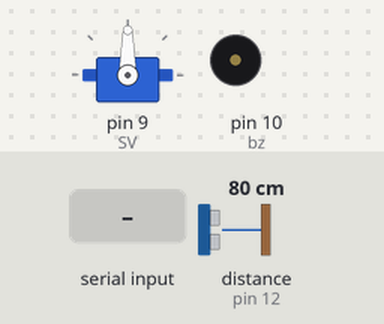
A sketch run on a simulated Arduino Uno, built with avr-gcc and run on an emulated ATmega328P. On the bench: servo, buzzer (waves = sounding). Wiring (inferred from the names in the program): ultrasonic range finder: trigger pin 11; echo pin 12. The inputs (shaded band) are chosen by the test bench; at power-on: distance to the obstacle (sensor on pin 12) 80 cm. The echo pulse lasts 58.3 µs per cm.

Above: at 1.2 s.
1.3 s: distance to the obstacle (sensor on pin 12) set to 6 cm
2.8 s: distance to the obstacle (sensor on pin 12) set to 3 cm
At 3.4 s:
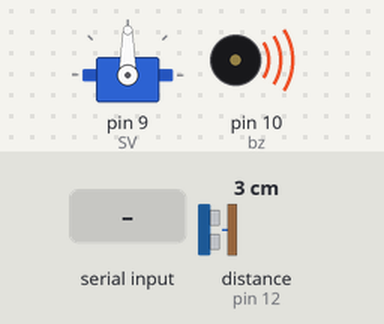
5.8 s: "3\n" received over Serial
At 8.1 s:
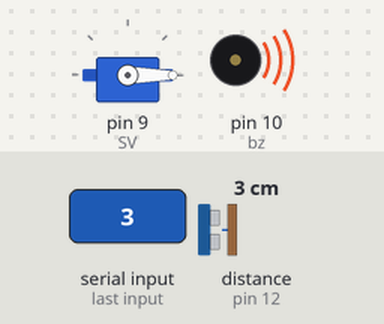
At 8.7 s:
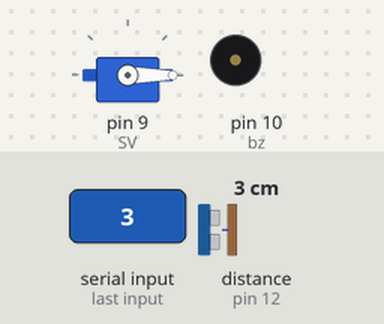
Timing chart, 0 to 14.8 s (numbered marks = the images above; inputs shaded):
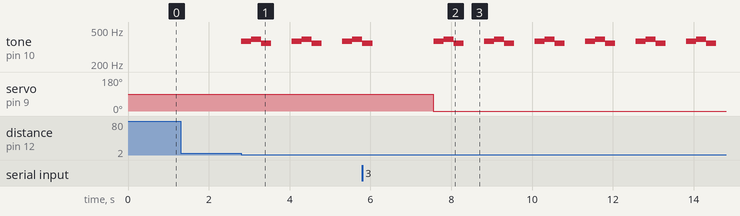

Measured:
- the behaviour switches between 5 and 4 cm on distance to the obstacle (sensor on pin 12) (found by bisection; images 0 and 1)
- after the input at 1.3 s, every drawn part: stays the same
- after the input at 2.8 s, tone on pin 10 (bz): silent → 370 Hz at once, then repeats every 1.3 s: 392 Hz 0.25 s, 349 Hz 0.25 s, silent 0.50 s, 370 Hz 0.25 s
- after the input at 5.8 s, servo on pin 9 (SV): 90° → 0° after 1.8 s

The sketch:

testCar.ino
```cpp
#include <Servo.h>
const int DCA1 = 3;
const int DCA2 = 4;
const int DCB1 = 5;
const int DCB2 = 6;
const int SV = 9;
const int bz = 10;
const int tri = 11;
const int echo = 12;

String strData;
char chrData;
int intData;

int fData;
int SData;
int tData;

String strCarGear;
String strCarDirection;
String strCarSpeed;
String zero = "0";

int iCarGear;
int iCarDirection;
int iCarSpeed;

//int tones[] = {261, 277, 294, 311, 330, 349, 370, 392};
int tones[] = {370, 392,349};
int numTones = 3;
Servo servo;

void setup() {
  // put your setup code here, to run once:

  Serial.begin(115200);

  servo.attach(SV);
  servo.write(90);

  pinMode(tri,OUTPUT);
  pinMode(echo,INPUT);
  pinMode(DCA1,OUTPUT);
  pinMode(DCA2,OUTPUT);
  pinMode(DCB1,OUTPUT);
  pinMode(DCB2,OUTPUT);


}

void loop() {
  // put your main code here, to run repeatedly:

  ReadData();
  MotorOperation(iCarGear,iCarDirection,iCarSpeed);
  distCheck();

}

void ReadData()
{

  if(Serial.available()>0)
  {
    strData = Serial.readStringUntil('/n');
    strData.trim();
    //strData = Serial.readString();
    //Serial.print(strData);

    fData = strData.indexOf(',');
    SData = strData.indexOf(',',fData+1);
    tData = strData.indexOf(',',SData+1);

    strCarGear = strData.substring(0,fData);
    strCarDirection = strData.substring(fData+1,SData);
    strCarSpeed = strData.substring(SData+1,tData);

    iCarGear = strCarGear.toInt();
    iCarDirection = strCarDirection.toInt();
    iCarSpeed = strCarSpeed.toInt();

    //Serial.println(strCarGear+','+strCarDirection+','+strCarSpeed);

  }
  else
  {
    iCarGear = 0;
    iCarDirection = 0;
    iCarSpeed = 0;
  }

}

void MotorOperation(int gear, int dir, int sp)
{


  switch(gear)
  {
    case 1: //후진
      if(dir == 3) //좌
      {
        servo.write(0);
        delay(10);
        digitalWrite(DCA1, 0);
        digitalWrite(DCA2, sp);
        digitalWrite(DCB1, 0);
        digitalWrite(DCB2, 0);
        //servo.write(90);
        //delay(10);
      }
      else if(dir == 4) //우
      {
        servo.write(180);
        delay(10);
        digitalWrite(DCA1, 0);
        digitalWrite(DCA2, 0);
        digitalWrite(DCB1, 0);
        digitalWrite(DCB2, sp);
        //servo.write(90);
        //delay(10);
      }
      else
      {
        servo.write(90);
        delay(10);
        digitalWrite(DCA1, 0);
        digitalWrite(DCA2, sp);
        digitalWrite(DCB1, 0);
        digitalWrite(DCB2, sp);
      }

    break;

    case 2: //중립
      servo.write(90);
      delay(20);
      digitalWrite(DCA1, 0);
      digitalWrite(DCA2, 0);
      digitalWrite(DCB1, 0);
      digitalWrite(DCB2, 0);
    break;

    case 3: //전진
      if(dir == 3) //좌
      {
        servo.write(0);
        delay(10);
        digitalWrite(DCA1, sp);
        digitalWrite(DCA2, 0);
        digitalWrite(DCB1, 0);
        digitalWrite(DCB2, 0);
        //servo.write(90);
        //delay(20);
      }
      else if(dir == 4) //우
      {
        servo.write(180);
        delay(20);
        digitalWrite(DCA1, 0);
        digitalWrite(DCA2, 0);
        digitalWrite(DCB1, sp);
        digitalWrite(DCB2, 0);
        //servo.write(90);
        //delay(20);
      }
      else
      {
        servo.write(90);
        delay(20);
        digitalWrite(DCA1, sp);
        digitalWrite(DCA2, 0);
        digitalWrite(DCB1, sp);
        digitalWrite(DCB2, 0);
      }
    break;

    default:
    break;
  }
}

void distCheck()
{
  digitalWrite(tri, 0);
  delayMicroseconds(20);
  digitalWrite(tri, 1);
  delayMicroseconds(10);
  digitalWrite(tri, 0);

  double duration = pulseIn(echo, HIGH);
  double tmpdistance = (duration/2) / 29.1;

  if(tmpdistance < 4)
  {
    for(int i = 0; i<3; i++)
    {
      Alarm();
      digitalWrite(DCA1, 0);
      digitalWrite(DCA2, 0);
      digitalWrite(DCB1, 0);
      digitalWrite(DCB2, 0);
    }
  }

}

void Alarm()
{
  for(int i = 0; i < numTones; i++)
    {
      tone(bz, tones[i]);
      delay(250);
    }
    noTone(bz);
    delay(500);
}
```
